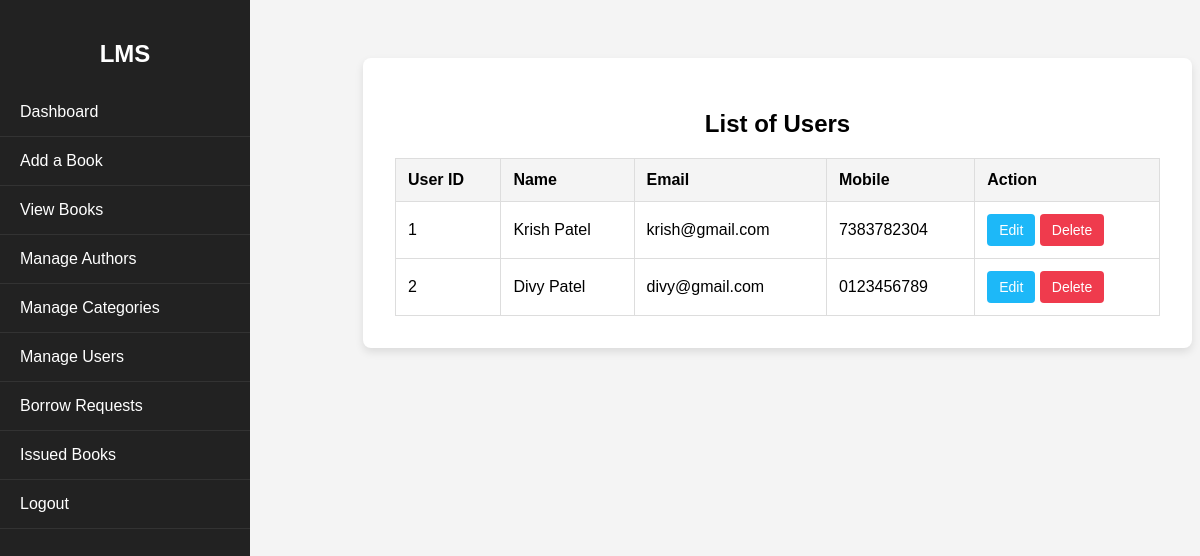
Page /admin/manage_users.php on the committed database.
### tables this page shows
CREATE TABLE `users` (
  `user_id` int(11) NOT NULL,
  `name` varchar(100) NOT NULL,
  `email` varchar(100) NOT NULL,
  `mobile` varchar(10) NOT NULL,
  `password` varchar(255) NOT NULL,
  `created_at` timestamp NOT NULL DEFAULT current_timestamp()
);

### admin/manage_users.php (the view, shortened to what this page needs)
<?php
include '../includes/db.php';
?>
<!DOCTYPE html>
<html lang="en">
<head>
    <link rel="stylesheet" href="../assets/css/manage_users.css">
</head>
<body>
    <div class="sidebar">
        <h2>LMS</h2>
        <ul>
            <li><a href="dashboard.php">Dashboard</a></li>
            <li><a href="add_book.php">Add a Book</a></li>
            <li><a href="view_books.php">View Books</a></li>
            <li><a href="add_authors.php">Manage Authors</a></li>
            <li><a href="add_categories.php">Manage Categories</a></li>
            <li><a href="manage_users.php">Manage Users</a></li>
            <li><a href="admin_manage_requests.php">Borrow Requests</a></li>
            <li><a href="issued_books.php">Issued Books</a></li>
            <li><a href="logout.php">Logout</a></li>
        </ul>
    </div>
    <div class="main-content">
        <h2>List of Users</h2>
        <table>
            <thead>
                <tr>
                    <th>User ID</th>
                    <th>Name</th>
                    <th>Email</th>
                    <th>Mobile</th>
                    <th>Action</th>
                </tr>
            </thead>
            <tbody>
                <?php
                $query = "SELECT user_id, name, email, mobile FROM users";
                $result = mysqli_query($conn, $query);
                while ($row = mysqli_fetch_assoc($result)) {
                    echo "<tr>
                            <td>{$row['user_id']}</td>
                            <td>{$row['name']}</td>
                            <td>{$row['email']}</td>
                            <td>{$row['mobile']}</td>
                            <td>
                                <a href='user_edit.php?id={$row['user_id']}' class='edit-btn'>Edit</a>
                                <button class='delete-btn' data-id='{$row['user_id']}'>Delete</button>
                            </td>
                          </tr>";
                }
                ?>
            </tbody>
        </table>
    </div>
</body>
</html>

### assets/css/manage_users.css (style rules this page uses)
body { font-family: Arial, sans-serif; background-color: #f4f4f4; display: flex; }
.sidebar { width: 250px; background: #222; color: white; height: 100vh; padding-top: 20px; position: fixed; left: 0; top: 0; overflow-y: auto; }
.sidebar h2 { text-align: center; margin-bottom: 20px; }
.sidebar ul { list-style: none; padding: 0; }
.sidebar ul li { padding: 15px 20px; border-bottom: 1px solid #333; }
.sidebar ul li a { color: white; text-decoration: none; display: block; }
.main-content { margin-left: 260px; padding: 20px; width: calc(100% - 260px); background: white; }
.main-content { margin-left: 270px; padding: 32px; text-align: center; margin-top: 50px; border-radius: 8px; }
.main-content { max-width: 1000px; margin-left: 355px; padding: 32px; text-align: center; margin-top: 50px; border-radius: 8px; box-shadow: 0px 4px 8px rgba(0, 0, 0, 0.1); }
h2 { text-align: center; margin-bottom: 20px; }
table { width: 100%; border-collapse: collapse; background: white; }
th, td { padding: 12px; border: 1px solid #ddd; text-align: left; }
th { background: #f4f4f4; }
.edit-btn, .delete-btn { padding: 8px 12px; border: none; border-radius: 4px; cursor: pointer; text-decoration: none; font-size: 14px; }
.edit-btn { background-color: #1db8f8; color: white; }
.delete-btn { background-color:rgb(239, 59, 77); color: white; }

### rows in the picture
users: user_id "1", name "Krish Patel", email "krish@gmail.com", mobile "7383782304"
users: user_id "2", name "Divy Patel", email "divy@gmail.com", mobile "0123456789"
